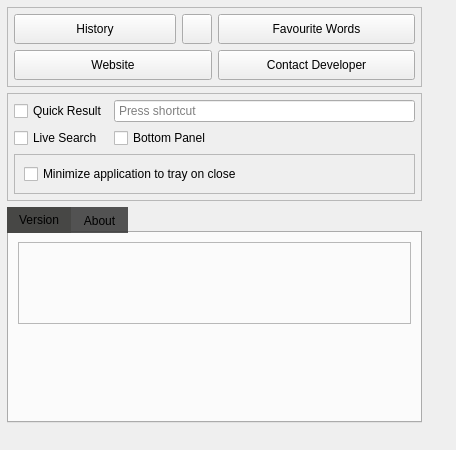
<?xml version="1.0" encoding="UTF-8"?>
<ui version="4.0">
 <class>menu</class>
 <widget class="QWidget" name="menu">
  <property name="geometry">
   <rect>
    <x>0</x>
    <y>0</y>
    <width>456</width>
    <height>450</height>
   </rect>
  </property>
  <property name="windowTitle">
   <string>Form</string>
  </property>
  <property name="styleSheet">
   <string notr="true"> QWidget
       {
         background-image:url(:/bs/bs/texture.png), linear-gradient(hsla(0,0%,32%,.99), hsla(0,0%,27%,.95));
        }

border:1px solid rgba(9, 178, 239,20);</string>
  </property>
  <layout class="QHBoxLayout" name="horizontalLayout_2">
   <property name="spacing">
    <number>0</number>
   </property>
   <property name="leftMargin">
    <number>0</number>
   </property>
   <property name="topMargin">
    <number>0</number>
   </property>
   <property name="rightMargin">
    <number>0</number>
   </property>
   <property name="bottomMargin">
    <number>0</number>
   </property>
   <item>
    <layout class="QHBoxLayout" name="horizontalLayout">
     <property name="spacing">
      <number>0</number>
     </property>
     <property name="rightMargin">
      <number>0</number>
     </property>
     <item>
      <layout class="QVBoxLayout" name="verticalLayout_3">
       <property name="spacing">
        <number>0</number>
       </property>
       <property name="bottomMargin">
        <number>0</number>
       </property>
       <item>
        <widget class="QWidget" name="verticalWidget" native="true">
         <property name="styleSheet">
          <string notr="true"/>
         </property>
         <layout class="QVBoxLayout" name="verticalLayout_2">
          <property name="spacing">
           <number>6</number>
          </property>
          <property name="leftMargin">
           <number>7</number>
          </property>
          <property name="topMargin">
           <number>7</number>
          </property>
          <property name="rightMargin">
           <number>7</number>
          </property>
          <property name="bottomMargin">
           <number>7</number>
          </property>
          <item>
           <widget class="QFrame" name="gridFrame">
            <property name="frameShape">
             <enum>QFrame::StyledPanel</enum>
            </property>
            <property name="frameShadow">
             <enum>QFrame::Plain</enum>
            </property>
            <layout class="QGridLayout" name="gridLayout">
             <property name="leftMargin">
              <number>6</number>
             </property>
             <property name="topMargin">
              <number>6</number>
             </property>
             <property name="rightMargin">
              <number>6</number>
             </property>
             <property name="bottomMargin">
              <number>6</number>
             </property>
             <item row="2" column="2">
              <widget class="QPushButton" name="showFavBtn">
               <property name="sizePolicy">
                <sizepolicy hsizetype="Preferred" vsizetype="Fixed">
                 <horstretch>0</horstretch>
                 <verstretch>0</verstretch>
                </sizepolicy>
               </property>
               <property name="minimumSize">
                <size>
                 <width>0</width>
                 <height>30</height>
                </size>
               </property>
               <property name="text">
                <string>Favourite Words</string>
               </property>
               <property name="icon">
                <iconset resource="style.qrc">
                 <normaloff>:/bs/bs/no_star.png</normaloff>:/bs/bs/no_star.png</iconset>
               </property>
              </widget>
             </item>
             <item row="2" column="1">
              <layout class="QHBoxLayout" name="horizontalLayout_4">
               <property name="rightMargin">
                <number>0</number>
               </property>
               <item>
                <widget class="QPushButton" name="hisBtn">
                 <property name="minimumSize">
                  <size>
                   <width>0</width>
                   <height>30</height>
                  </size>
                 </property>
                 <property name="text">
                  <string>History</string>
                 </property>
                 <property name="icon">
                  <iconset resource="style.qrc">
                   <normaloff>:/bs/bs/reset2.png</normaloff>:/bs/bs/reset2.png</iconset>
                 </property>
                </widget>
               </item>
               <item>
                <widget class="QPushButton" name="clearHistory">
                 <property name="minimumSize">
                  <size>
                   <width>0</width>
                   <height>30</height>
                  </size>
                 </property>
                 <property name="maximumSize">
                  <size>
                   <width>30</width>
                   <height>16777215</height>
                  </size>
                 </property>
                 <property name="toolTip">
                  <string>Clear Recent terms</string>
                 </property>
                 <property name="text">
                  <string/>
                 </property>
                 <property name="icon">
                  <iconset resource="YoutubeDL.qrc">
                   <normaloff>:/icons/icons/close.png</normaloff>:/icons/icons/close.png</iconset>
                 </property>
                </widget>
               </item>
              </layout>
             </item>
             <item row="3" column="2">
              <widget class="QPushButton" name="contact">
               <property name="sizePolicy">
                <sizepolicy hsizetype="Preferred" vsizetype="Fixed">
                 <horstretch>0</horstretch>
                 <verstretch>0</verstretch>
                </sizepolicy>
               </property>
               <property name="minimumSize">
                <size>
                 <width>0</width>
                 <height>30</height>
                </size>
               </property>
               <property name="text">
                <string>Contact Developer</string>
               </property>
               <property name="icon">
                <iconset resource="style.qrc">
                 <normaloff>:/bs/bs/contact.png</normaloff>:/bs/bs/contact.png</iconset>
               </property>
              </widget>
             </item>
             <item row="3" column="1">
              <widget class="QPushButton" name="website">
               <property name="sizePolicy">
                <sizepolicy hsizetype="Preferred" vsizetype="Fixed">
                 <horstretch>0</horstretch>
                 <verstretch>0</verstretch>
                </sizepolicy>
               </property>
               <property name="minimumSize">
                <size>
                 <width>0</width>
                 <height>30</height>
                </size>
               </property>
               <property name="text">
                <string>Website</string>
               </property>
               <property name="icon">
                <iconset resource="style.qrc">
                 <normaloff>:/bs/bs/link.png</normaloff>:/bs/bs/link.png</iconset>
               </property>
              </widget>
             </item>
            </layout>
           </widget>
          </item>
          <item>
           <widget class="QFrame" name="frame">
            <property name="frameShape">
             <enum>QFrame::StyledPanel</enum>
            </property>
            <property name="frameShadow">
             <enum>QFrame::Raised</enum>
            </property>
            <layout class="QVBoxLayout" name="verticalLayout_6">
             <property name="leftMargin">
              <number>6</number>
             </property>
             <property name="topMargin">
              <number>6</number>
             </property>
             <property name="rightMargin">
              <number>6</number>
             </property>
             <property name="bottomMargin">
              <number>6</number>
             </property>
             <item>
              <layout class="QGridLayout" name="gridLayout_3">
               <property name="topMargin">
                <number>0</number>
               </property>
               <item row="0" column="1">
                <widget class="QKeySequenceEdit" name="keySequenceEdit">
                 <property name="toolTip">
                  <string>ShortCut to evoke Quick Result</string>
                 </property>
                 <property name="styleSheet">
                  <string notr="true">padding:2px;</string>
                 </property>
                </widget>
               </item>
               <item row="0" column="0">
                <widget class="QCheckBox" name="quickResultCheckBox">
                 <property name="toolTip">
                  <string>Enable Quick Search Box</string>
                 </property>
                 <property name="text">
                  <string>Quick Result</string>
                 </property>
                </widget>
               </item>
               <item row="1" column="1">
                <widget class="QCheckBox" name="bottomPanelCheckBox">
                 <property name="toolTip">
                  <string>Show Hide Bottom Panel</string>
                 </property>
                 <property name="text">
                  <string>Bottom Panel</string>
                 </property>
                </widget>
               </item>
               <item row="1" column="0">
                <widget class="QCheckBox" name="liveSearchcheckBox">
                 <property name="toolTip">
                  <string>Enable Disable Search as you Type</string>
                 </property>
                 <property name="text">
                  <string>Live Search</string>
                 </property>
                </widget>
               </item>
              </layout>
             </item>
             <item>
              <widget class="QFrame" name="frame_2">
               <property name="frameShape">
                <enum>QFrame::StyledPanel</enum>
               </property>
               <property name="frameShadow">
                <enum>QFrame::Raised</enum>
               </property>
               <layout class="QVBoxLayout" name="verticalLayout_7">
                <item>
                 <widget class="QCheckBox" name="minimize_to_tray">
                  <property name="toolTip">
                   <string>Enable Disable Search as you Type</string>
                  </property>
                  <property name="text">
                   <string>Minimize application to tray on close</string>
                  </property>
                 </widget>
                </item>
               </layout>
              </widget>
             </item>
            </layout>
           </widget>
          </item>
          <item>
           <widget class="QTabWidget" name="tabWidget">
            <property name="font">
             <font>
              <pointsize>9</pointsize>
             </font>
            </property>
            <property name="styleSheet">
             <string notr="true"> QWidget
       {
         background-image:url(:/bs/bs/texture.png), linear-gradient(hsla(0,0%,32%,.99), hsla(0,0%,27%,.95));
        }

QTabBar::tab:top:selected {
 
    background-color: #474745;

}
QTabBar::tab:top:!selected {
  
    background-color: rgba(57,57,57,220)
  
}</string>
            </property>
            <property name="currentIndex">
             <number>0</number>
            </property>
            <widget class="QWidget" name="tab_2">
             <attribute name="icon">
              <iconset resource="style.qrc">
               <normaloff>:/bs/bs/sync.png</normaloff>:/bs/bs/sync.png</iconset>
             </attribute>
             <attribute name="title">
              <string>Version</string>
             </attribute>
             <layout class="QVBoxLayout" name="verticalLayout_5">
              <item>
               <widget class="QLabel" name="label_4">
                <property name="frameShape">
                 <enum>QFrame::StyledPanel</enum>
                </property>
                <property name="text">
                 <string/>
                </property>
                <property name="pixmap">
                 <pixmap resource="style.qrc">:/bs/bs/logo.png</pixmap>
                </property>
                <property name="alignment">
                 <set>Qt::AlignCenter</set>
                </property>
               </widget>
              </item>
              <item>
               <widget class="QLabel" name="version">
                <property name="font">
                 <font>
                  <pointsize>9</pointsize>
                 </font>
                </property>
                <property name="text">
                 <string/>
                </property>
                <property name="alignment">
                 <set>Qt::AlignCenter</set>
                </property>
               </widget>
              </item>
             </layout>
            </widget>
            <widget class="QWidget" name="tab">
             <attribute name="icon">
              <iconset resource="style.qrc">
               <normaloff>:/bs/bs/about.png</normaloff>:/bs/bs/about.png</iconset>
             </attribute>
             <attribute name="title">
              <string>About</string>
             </attribute>
             <layout class="QVBoxLayout" name="verticalLayout_4">
              <property name="leftMargin">
               <number>0</number>
              </property>
              <property name="topMargin">
               <number>0</number>
              </property>
              <property name="rightMargin">
               <number>0</number>
              </property>
              <property name="bottomMargin">
               <number>0</number>
              </property>
              <item>
               <widget class="QLabel" name="label">
                <property name="text">
                 <string/>
                </property>
                <property name="pixmap">
                 <pixmap resource="style.qrc">:/bs/bs/about2.png</pixmap>
                </property>
                <property name="scaledContents">
                 <bool>false</bool>
                </property>
                <property name="alignment">
                 <set>Qt::AlignCenter</set>
                </property>
                <property name="margin">
                 <number>4</number>
                </property>
               </widget>
              </item>
              <item>
               <widget class="QLabel" name="label_2">
                <property name="text">
                 <string>&lt;html&gt;&lt;head/&gt;&lt;body&gt;&lt;p align=&quot;center&quot;&gt;&lt;span style=&quot; font-size:9pt;&quot;&gt;Designed Developed &amp;amp; Maintained &lt;/span&gt;&lt;/p&gt;&lt;p align=&quot;center&quot;&gt;&lt;span style=&quot; font-size:9pt;&quot;&gt;by - Keshav Bhatt&lt;/span&gt;&lt;/p&gt;&lt;/body&gt;&lt;/html&gt;</string>
                </property>
                <property name="alignment">
                 <set>Qt::AlignCenter</set>
                </property>
                <property name="margin">
                 <number>5</number>
                </property>
               </widget>
              </item>
             </layout>
            </widget>
           </widget>
          </item>
          <item>
           <layout class="QVBoxLayout" name="verticalLayout_8">
            <property name="topMargin">
             <number>0</number>
            </property>
            <item>
             <layout class="QHBoxLayout" name="horizontalLayout_3">
              <property name="spacing">
               <number>0</number>
              </property>
              <property name="topMargin">
               <number>0</number>
              </property>
              <item>
               <widget class="QPushButton" name="paypal">
                <property name="sizePolicy">
                 <sizepolicy hsizetype="Maximum" vsizetype="Fixed">
                  <horstretch>0</horstretch>
                  <verstretch>0</verstretch>
                 </sizepolicy>
                </property>
                <property name="styleSheet">
                 <string notr="true">border:none;</string>
                </property>
                <property name="text">
                 <string/>
                </property>
                <property name="icon">
                 <iconset resource="res.qrc">
                  <normaloff>:/bs/bs/paypal.png</normaloff>:/bs/bs/paypal.png</iconset>
                </property>
                <property name="iconSize">
                 <size>
                  <width>122</width>
                  <height>31</height>
                 </size>
                </property>
               </widget>
              </item>
              <item>
               <widget class="QPushButton" name="exit">
                <property name="sizePolicy">
                 <sizepolicy hsizetype="Maximum" vsizetype="Fixed">
                  <horstretch>0</horstretch>
                  <verstretch>0</verstretch>
                 </sizepolicy>
                </property>
                <property name="styleSheet">
                 <string notr="true">border:none;</string>
                </property>
                <property name="text">
                 <string/>
                </property>
                <property name="icon">
                 <iconset resource="res.qrc">
                  <normaloff>:/bs/bs/quit.png</normaloff>:/bs/bs/quit.png</iconset>
                </property>
                <property name="iconSize">
                 <size>
                  <width>122</width>
                  <height>31</height>
                 </size>
                </property>
               </widget>
              </item>
             </layout>
            </item>
           </layout>
          </item>
         </layout>
        </widget>
       </item>
      </layout>
     </item>
     <item>
      <widget class="QLabel" name="label_3">
       <property name="minimumSize">
        <size>
         <width>27</width>
         <height>0</height>
        </size>
       </property>
       <property name="styleSheet">
        <string notr="true">background-image: url(:/bs/bs/spring.png);
background-repeat: repeat-y;
background-color:transparent;</string>
       </property>
       <property name="scaledContents">
        <bool>false</bool>
       </property>
      </widget>
     </item>
    </layout>
   </item>
  </layout>
 </widget>
 <resources>
  <include location="style.qrc"/>
  <include location="res.qrc"/>
  <include location="YoutubeDL.qrc"/>
 </resources>
 <connections/>
</ui>
